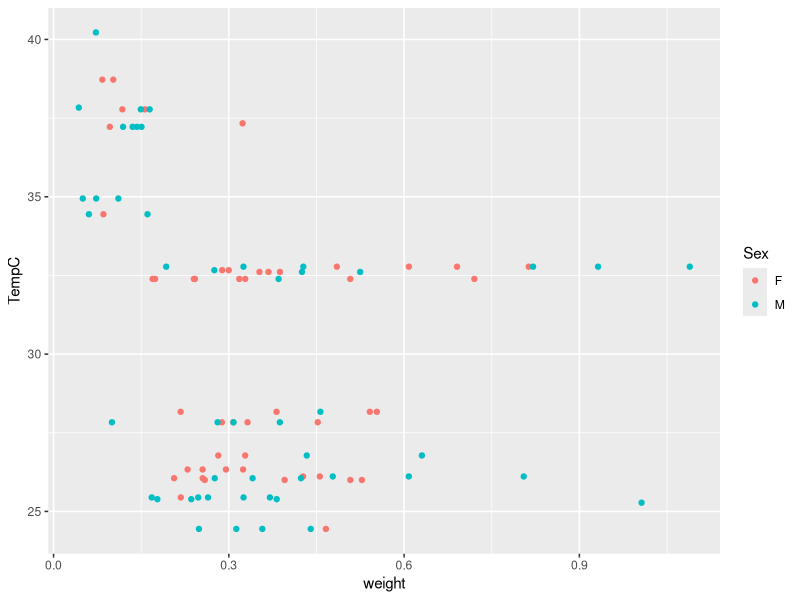
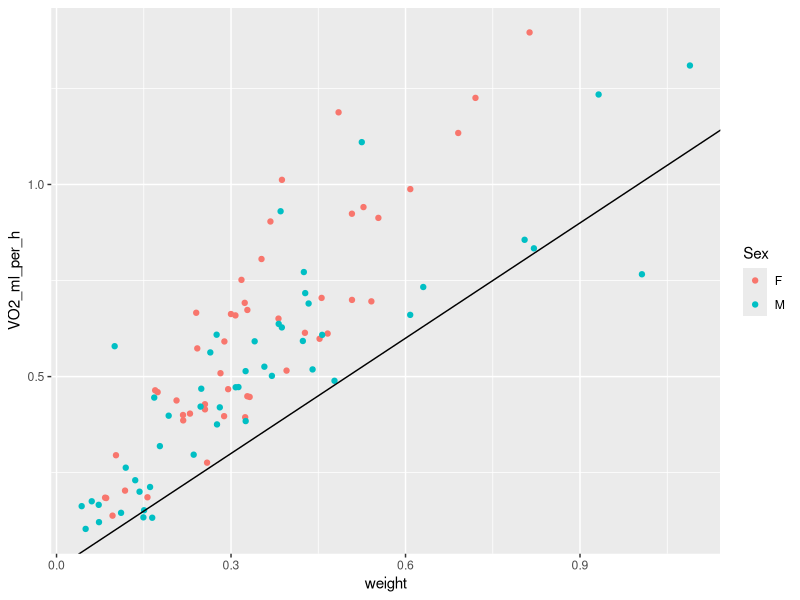

The R script that drew these images, in order:
## ---- chunk 1
library(tidyverse)
library(ggplot2)
## ---- chunk 2
data <- read.csv("raw_data/data.csv")
## ---- chunk 3
ggplot(data=data, aes(x=weight, y=TempC, colour=Sex))+geom_point()+geom_abline()
## ---- chunk 4
ggplot(data=data, aes(y=VO2_ml_per_h, x=weight, colour=Sex))+geom_point()+geom_abline()
